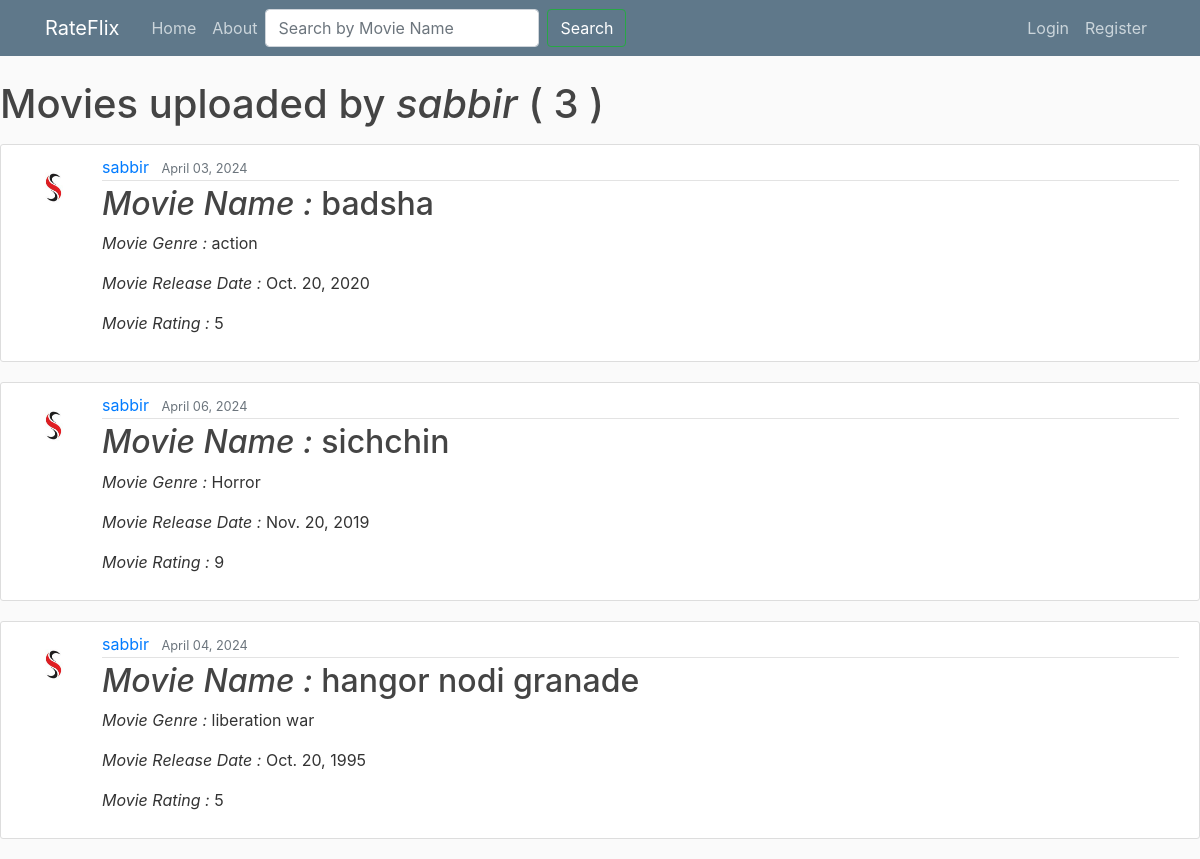
Screenshot of /user/sabbir with the database file from the repository.
### movies/models.py (models this page shows, shortened)
class Movie(models.Model):
    name = models.CharField(max_length=100)
    genre = models.CharField(max_length=50)
    rating = models.CharField(max_length=5)
    release_date = models.DateField()
    date_posted = models.DateTimeField(default = timezone.now)
    author = models.ForeignKey(User, on_delete = models.CASCADE)

### users/models.py (models this page shows, shortened)
class Profile(models.Model):
    user = models.OneToOneField(User, on_delete=models.CASCADE, unique=True)
    phone = models.CharField(max_length=15)
    image = models.ImageField(default='default.jpg', upload_to='profile_pics')

### movies/views.py (the view)
# urls.py: path('user/<str:username>', UserMovieListView.as_view(), name='user-movies'),
class UserMovieListView(ListView):
    model = Movie
    template_name = 'movies/user_movie_list.html'
    context_object_name = 'movies'
    paginate_by = 4
    def get_queryset(self):
        user = get_object_or_404(User, username=self.kwargs.get('username'))
        return Movie.objects.filter(author=user).order_by('-release_date')

### movies/templates/movies/user_movie_list.html (shortened to what this page needs)
{% extends "movies/base.html" %}
{% block content %}
<h1 class="mb-3">Movies uploaded by <i>{{view.kwargs.username }}</i> ( {{page_obj.paginator.count}} )</h1>
<div>
    {% for movie in movies %}
    <article class="media content-section">
        <img class="rounded-circle article-img" src="{{ movie.author.profile.image.url }}" style="float: left;">
        <div class="media-body" >
            <div class="article-metadata">
                <a class="mr-2" href="{% url 'user-movies' movie.author.username %}">{{ movie.author }}</a>
                <small class="text-muted">{{ movie.date_posted | date:"F d, Y" }}</small>
            </div>
            <h2><i>Movie Name : </i><a class="article-title" href="{% url 'movie-detail' movie.id %}">{{ movie.name }}</a></h2>
            <p class="article-content"> <i>Movie Genre : </i>{{ movie.genre }}</p>
            <p class="article-content"> <i>Movie Release Date : </i>{{ movie.release_date }}</p>
            <p class="article-content"> <i>Movie Rating : </i>{{ movie.rating }}</p>
        </div>
    </article>
{% endfor %}
</div>
{% endblock content %}

### movies/static/movies/main.css (style rules this page uses)
body { background: #fafafa; color: #333333; margin-top: 5rem; }
h1, h2, h3, h4, h5, h6 { color: #444444; }
.content-section { background: #ffffff; padding: 10px 20px; border: 1px solid #dddddd; border-radius: 3px; margin-bottom: 20px; }
.article-title { color: #444444; }
.article-content { white-space: pre-line; }
.article-img { height: 65px; width: 65px; margin-right: 16px; }
.article-metadata { padding-bottom: 1px; margin-bottom: 4px; border-bottom: 1px solid #e3e3e3 }

### rows the page displays
Movie: author.profile.image (placeholder picture), author "sabbir", date_posted "April 03, 2024", name "badsha", genre "action", release_date "Oct. 20, 2020", rating "5"
Movie: author.profile.image (placeholder picture), author "sabbir", date_posted "April 06, 2024", name "sichchin", genre "Horror", release_date "Nov. 20, 2019", rating "9"
Movie: author.profile.image (placeholder picture), author "sabbir", date_posted "April 04, 2024", name "hangor nodi granade", genre "liberation war", release_date "Oct. 20, 1995", rating "5"

### other values shown
{{ view.kwargs.username }} "sabbir"
{{ page_obj.paginator.count }} "3"
